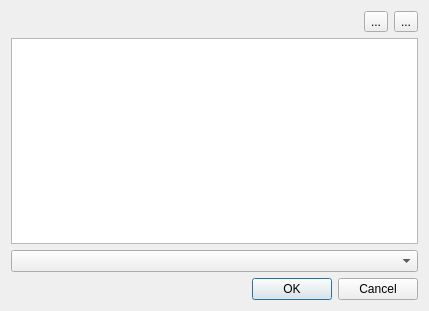
<?xml version="1.0" encoding="UTF-8"?>
<!--
#############################################################################
# Copyright (C) 2017 - 2018 VTT Technical Research Centre of Finland
#
# This file is part of Spine Toolbox.
#
# Spine Toolbox is free software: you can redistribute it and/or modify
# it under the terms of the GNU Lesser General Public License as published by
# the Free Software Foundation, either version 3 of the License, or
# (at your option) any later version.
#
# This program is distributed in the hope that it will be useful,
# but WITHOUT ANY WARRANTY; without even the implied warranty of
# MERCHANTABILITY or FITNESS FOR A PARTICULAR PURPOSE.  See the
# GNU Lesser General Public License for more details.
#
# You should have received a copy of the GNU Lesser General Public License
# along with this program.  If not, see <http://www.gnu.org/licenses/>.
#############################################################################
-->
<ui version="4.0">
 <class>Dialog</class>
 <widget class="QDialog" name="Dialog">
  <property name="geometry">
   <rect>
    <x>0</x>
    <y>0</y>
    <width>429</width>
    <height>311</height>
   </rect>
  </property>
  <property name="windowTitle">
   <string>Add object classes</string>
  </property>
  <layout class="QVBoxLayout" name="verticalLayout">
   <item>
    <layout class="QHBoxLayout" name="horizontalLayout">
     <item>
      <spacer name="horizontalSpacer">
       <property name="orientation">
        <enum>Qt::Horizontal</enum>
       </property>
       <property name="sizeHint" stdset="0">
        <size>
         <width>40</width>
         <height>20</height>
        </size>
       </property>
      </spacer>
     </item>
     <item>
      <widget class="QToolButton" name="toolButton_remove_rows">
       <property name="text">
        <string>...</string>
       </property>
      </widget>
     </item>
     <item>
      <widget class="QToolButton" name="toolButton_insert_row">
       <property name="text">
        <string>...</string>
       </property>
      </widget>
     </item>
    </layout>
   </item>
   <item>
    <widget class="CustomQTableView" name="tableView">
     <property name="editTriggers">
      <set>QAbstractItemView::AnyKeyPressed|QAbstractItemView::DoubleClicked|QAbstractItemView::EditKeyPressed</set>
     </property>
     <property name="tabKeyNavigation">
      <bool>false</bool>
     </property>
     <attribute name="horizontalHeaderStretchLastSection">
      <bool>true</bool>
     </attribute>
    </widget>
   </item>
   <item>
    <widget class="QComboBox" name="comboBox"/>
   </item>
   <item>
    <widget class="QDialogButtonBox" name="buttonBox">
     <property name="focusPolicy">
      <enum>Qt::StrongFocus</enum>
     </property>
     <property name="orientation">
      <enum>Qt::Horizontal</enum>
     </property>
     <property name="standardButtons">
      <set>QDialogButtonBox::Cancel|QDialogButtonBox::Ok</set>
     </property>
    </widget>
   </item>
  </layout>
  <action name="actionInsert_row">
   <property name="icon">
    <iconset resource="resources/resources_icons.qrc">
     <normaloff>:/icons/plus_object_icon.png</normaloff>:/icons/plus_object_icon.png</iconset>
   </property>
   <property name="text">
    <string>Insert row</string>
   </property>
   <property name="toolTip">
    <string>&lt;html&gt;&lt;head/&gt;&lt;body&gt;&lt;p&gt;Insert row below current one &lt;span style=&quot; font-weight:600;&quot;&gt;(Ctrl+Ins)&lt;/span&gt;&lt;/p&gt;&lt;/body&gt;&lt;/html&gt;</string>
   </property>
   <property name="shortcut">
    <string>Ctrl+Ins</string>
   </property>
  </action>
  <action name="actionRemove_rows">
   <property name="icon">
    <iconset resource="resources/resources_icons.qrc">
     <normaloff>:/icons/minus_object_icon.png</normaloff>:/icons/minus_object_icon.png</iconset>
   </property>
   <property name="text">
    <string>Remove rows</string>
   </property>
   <property name="toolTip">
    <string>&lt;html&gt;&lt;head/&gt;&lt;body&gt;&lt;p&gt;Remove selected rows &lt;span style=&quot; font-weight:600;&quot;&gt;(Ctrl+Del)&lt;/span&gt;&lt;/p&gt;&lt;/body&gt;&lt;/html&gt;</string>
   </property>
   <property name="shortcut">
    <string>Ctrl+Del</string>
   </property>
  </action>
 </widget>
 <customwidgets>
  <customwidget>
   <class>CustomQTableView</class>
   <extends>QTableView</extends>
   <header>widgets/custom_qtableview.h</header>
  </customwidget>
 </customwidgets>
 <tabstops>
  <tabstop>tableView</tabstop>
  <tabstop>comboBox</tabstop>
  <tabstop>buttonBox</tabstop>
  <tabstop>toolButton_remove_rows</tabstop>
  <tabstop>toolButton_insert_row</tabstop>
 </tabstops>
 <resources>
  <include location="resources/resources_icons.qrc"/>
 </resources>
 <connections>
  <connection>
   <sender>buttonBox</sender>
   <signal>accepted()</signal>
   <receiver>Dialog</receiver>
   <slot>accept()</slot>
   <hints>
    <hint type="sourcelabel">
     <x>248</x>
     <y>254</y>
    </hint>
    <hint type="destinationlabel">
     <x>157</x>
     <y>274</y>
    </hint>
   </hints>
  </connection>
  <connection>
   <sender>buttonBox</sender>
   <signal>rejected()</signal>
   <receiver>Dialog</receiver>
   <slot>reject()</slot>
   <hints>
    <hint type="sourcelabel">
     <x>316</x>
     <y>260</y>
    </hint>
    <hint type="destinationlabel">
     <x>286</x>
     <y>274</y>
    </hint>
   </hints>
  </connection>
 </connections>
</ui>
